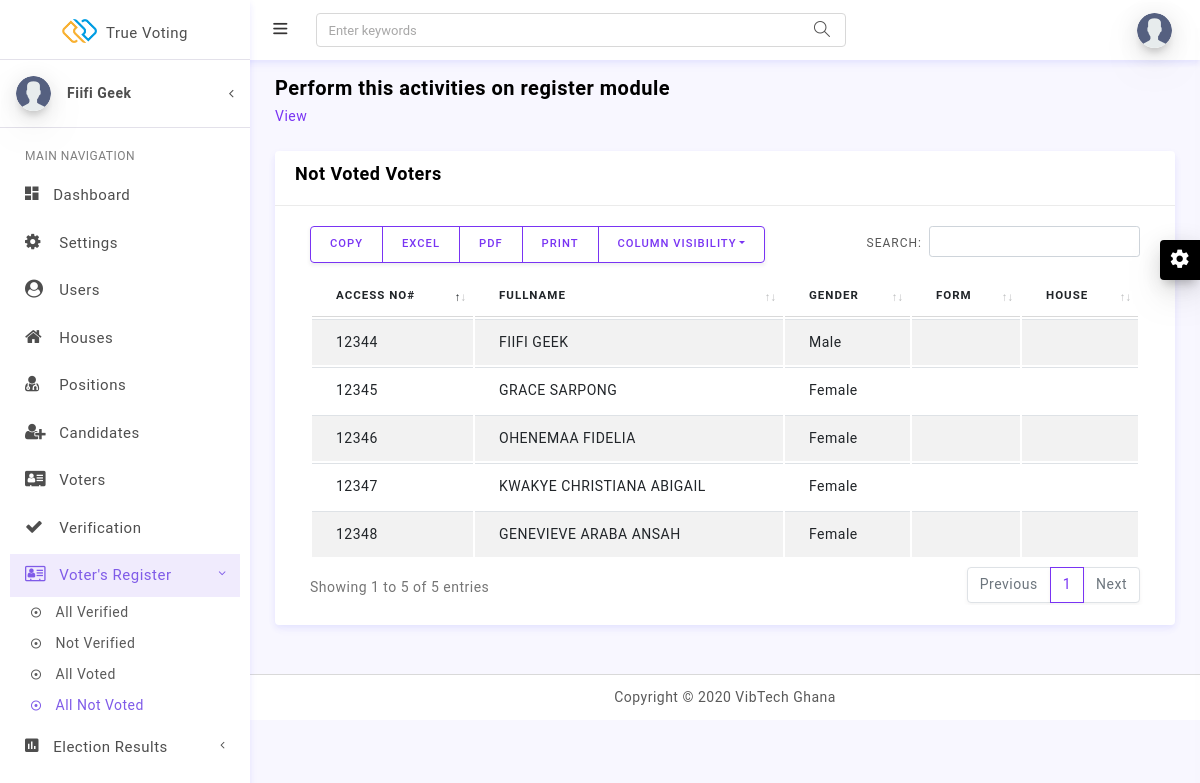
The page /admin/not-voted-voters.php (signed in) on the database as committed earlier.
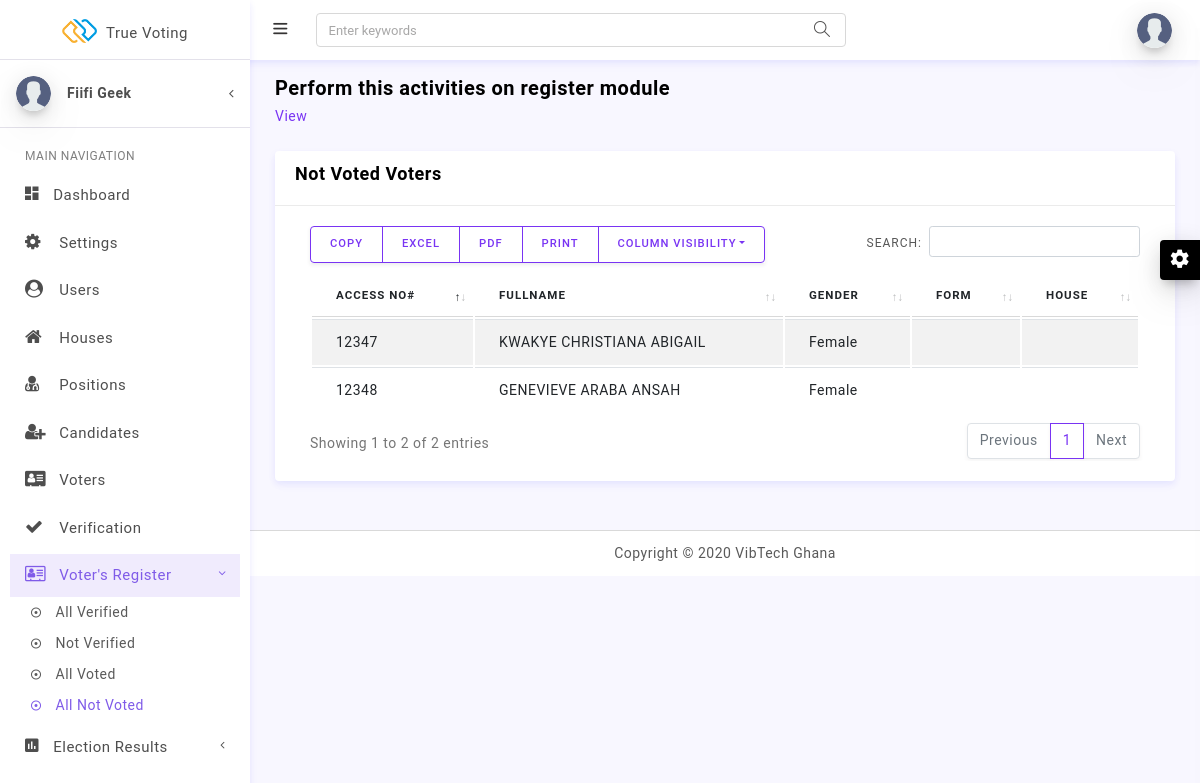
The same page on the database as committed later.
### tables this page shows
CREATE TABLE `voters` (
  `id` int(11) NOT NULL,
  `access_number` varchar(191) NOT NULL,
  `name` varchar(191) NOT NULL,
  `gender` varchar(191) NOT NULL,
  `house` varchar(191) DEFAULT NULL,
  `cls` varchar(191) DEFAULT NULL,
  `verify` tinyint(1) NOT NULL DEFAULT 0,
  `status` tinyint(1) NOT NULL DEFAULT 0,
  `created_at` timestamp NULL DEFAULT NULL
);

### models/DBLayer.php (called while the page is built, shortened)
<?php
    class DB {
        public static function connection()
        {
            try{
                $con=new PDO('mysql:host=localhost;dbname=truevoting;charset=utf8mb4', 'root', '');
                $con->setAttribute(PDO::ATTR_ERRMODE, PDO::ERRMODE_EXCEPTION);
                $con->setAttribute(PDO::ATTR_EMULATE_PREPARES, false);
                return $con;
            }catch(PDOException $ex){
                return "Connection Error ";
            }
        }
    }
    class Model {
        public static function filter($query,array $param)
        {
            $con = DB::connection();
            try{
                $stmt=$con->prepare($query);
                $stmt->execute($param);
                $rows=$stmt->fetchAll();
                return $rows;
            }catch(PDOException $ex){
                return 'Something went wrong';
            }
        }
    }

### admin/not-voted-voters.php (the view, shortened to what this page needs)
<!DOCTYPE html>
<html lang="en">
<head>
<?php $title = 'Not Voted Voters'; include('../layouts/admin-head.php'); ?>
<link href="../assets/plugins/bootstrap-datatable/css/dataTables.bootstrap4.min.css" rel="stylesheet" type="text/css">
<link href="../assets/plugins/bootstrap-datatable/css/buttons.bootstrap4.min.css" rel="stylesheet" type="text/css">
</head>
<body>
<?php include('../layouts/admin-menus.php'); ?>
<div class="row pt-2 pb-2">
    <div class="col-sm-9">
        <h4 class="page-title">Perform this activities on register module</h4>
        <ol class="breadcrumb">
            <li class="breadcrumb-item"><a href="javaScript:void();">View</a></li>
        </ol>
    </div>
</div>
<div class="row">
    <div class="col-lg-12">
      <div class="card">
        <div class="card-header">
            <h5>Not Voted Voters</h5>
       </div>
        <div class="card-body">
          <div class="table-responsive">
          <table id="example" class="table table-striped table-borderless">
            <thead>
                <tr>
                    <th>Access No#</th>
                    <th>Fullname</th>
                    <th>Gender</th>
                    <th>Form</th>
                    <th>House</th>
                </tr>
            </thead>
            <tbody>
            <?php
                require_once("../models/DBLayer.php");
                $voters= Model::filter("SELECT * FROM voters WHERE status=:v", array(':v'=>false));
                foreach($voters as $voter){ ?>
                <tr class="records">
                    <td><?php echo $voter['access_number']; ?></td>
                    <td><?php echo ucwords($voter['name']); ?></td>
                    <td><?php echo ucwords($voter['gender']); ?></td>
                    <td><?php echo strtoupper($voter['cls']); ?></td>
                    <td><?php echo ucwords($voter['house']); ?></td>
                </tr>
            <?php } ?>
            </tbody>
        </table>
        </div>
        </div>
      </div>
    </div>
  </div>
<?php include('../layouts/admin-footer.php'); ?>
</body>
</html>

Rows that differ between the two databases and show on the page:
no longer on this page (row edited): voters: access_number "12344", name "FIIFI GEEK", gender "Male"
no longer on this page (row edited): voters: access_number "12345", name "GRACE SARPONG", gender "Female"
no longer on this page (row edited): voters: access_number "12346", name "OHENEMAA FIDELIA", gender "Female"
Other text that changed with them:
text written by a page script: "COPY EXCEL PDF PRINT COLUMN VISIBILITY SEARCH: Showing 1 to 5 of 5 entries Previous 1 Next" → "COPY EXCEL PDF PRINT COLUMN VISIBILITY SEARCH: Showing 1 to 2 of 2 entries Previous 1 Next"
